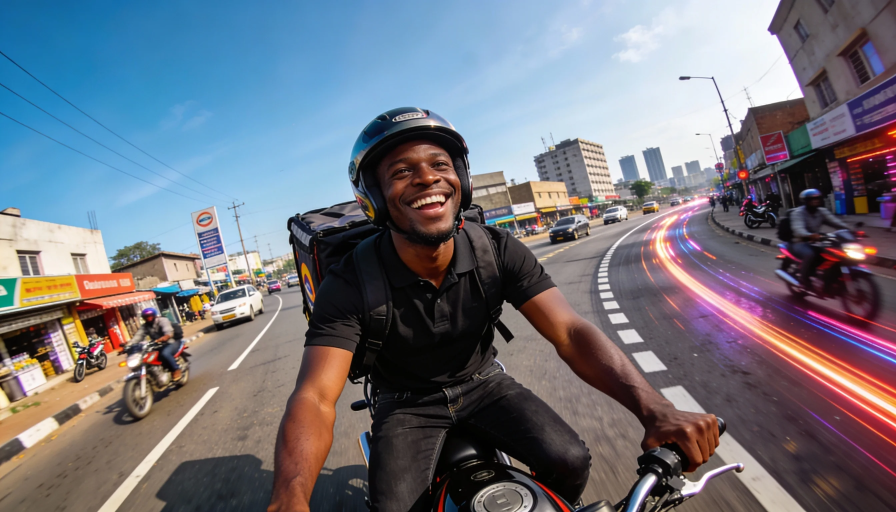
#> input picture img/freepik__ultrarealistic-advertising-photography-captured-by__31972.webp, 2688 x 1536 px (shown at 1/3 size)
$ python simple_optimize_images.py
#> lines starting #> are read from the running program, lines starting #| are printed output that depends on the picture
#!/usr/bin/env python3
"""
Simple Image Optimization Script for Oncle G Website
This script will optimize the largest images to reduce file sizes for faster loading.
"""

import os
from PIL import Image
import sys

def optimize_image(input_path, output_path, max_width=None, max_height=None, quality=80):
    """
    Optimize a single image by resizing and compressing it
    """
#> called with output_path = 'img/optimized/carousel_1.webp', max_width = 1000, max_height = 700, quality = 80
    try:
        with Image.open(input_path) as img:
            # Convert RGBA to RGB if saving as JPEG
#> img is the input picture: PIL image 2688x1536 RGB; mean R, G, B 114.1, 116.2, 126.1
            if img.mode in ('RGBA', 'LA'):
                # Create a white background
                background = Image.new('RGB', img.size, (255, 255, 255))
                background.paste(img, mask=img.split()[-1] if img.mode == 'RGBA' else None)
                img = background

            # Resize image if dimensions are specified
            if max_width or max_height:
                img.thumbnail((max_width or img.width, max_height or img.height), Image.Resampling.LANCZOS)
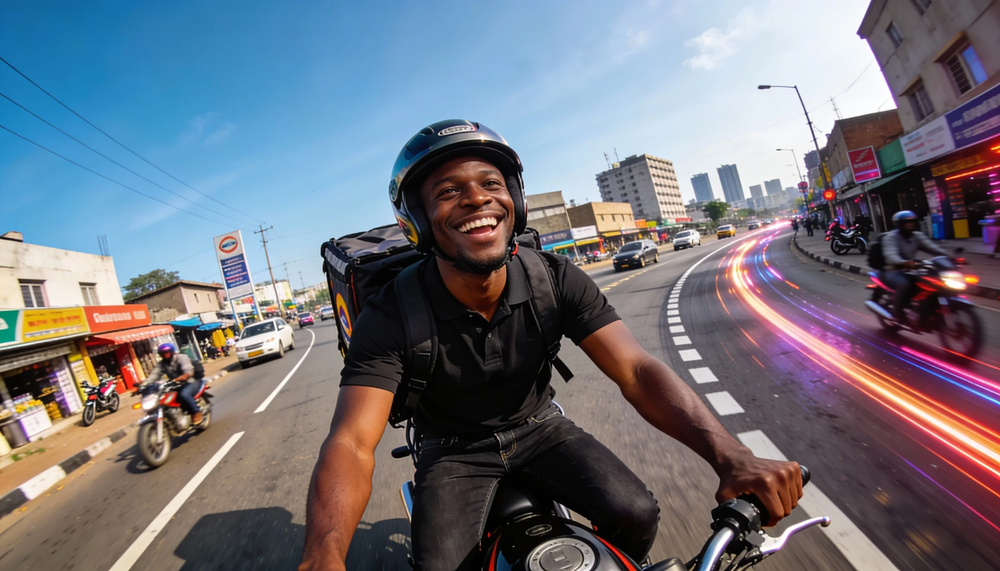
#> img: PIL image 1000x571 RGB; mean R, G, B 114.1, 116.2, 126.1

            # Determine output format
            ext = os.path.splitext(output_path)[1].lower()
            if ext in ['.jpg', '.jpeg']:
                img_format = 'JPEG'
            elif ext == '.png':
                img_format = 'PNG'
            elif ext == '.webp':
                img_format = 'WEBP'
            else:
                img_format = img.format  # Keep original format

            # Save optimized image
            save_kwargs = {}
            if img_format in ['JPEG', 'WEBP']:
                save_kwargs['quality'] = quality
                save_kwargs['optimize'] = True
            elif img_format == 'PNG':
                save_kwargs['optimize'] = True

            img.save(output_path, format=img_format, **save_kwargs)

            # Print size reduction info
            original_size = os.path.getsize(input_path)
            optimized_size = os.path.getsize(output_path)
            reduction = ((original_size - optimized_size) / original_size) * 100
            print(f"✓ Optimized: {os.path.basename(input_path)} -> {os.path.basename(output_path)}")
            print(f"  Size: {original_size:,} → {optimized_size:,} bytes ({reduction:.1f}% reduction)")

    except Exception as e:
        print(f"✗ Error optimizing {input_path}: {str(e)}")

def main():
    print("Oncle G Website - Image Optimization Script")
    print("="*50)

    # Create optimized directory
    os.makedirs("img/optimized", exist_ok=True)

    print("\nOptimizing the largest images for faster loading:\n")

    # 1. Optimize the massive team image (7.7MB)
    if os.path.exists("img/Gemini_Generated_Image_7hs2j47hs2j47hs2.png"):
        print("1. Optimizing team image (currently 7.7MB)...")
        optimize_image(
            input_path="img/Gemini_Generated_Image_7hs2j47hs2j47hs2.png",
            output_path="img/optimized/team_photo.webp",
            max_width=1200,
            max_height=800,
            quality=80
        )

    # 2. Optimize carousel images
    carousel_images = [
        "freepik__ultrarealistic-advertising-photography-captured-by__31972.webp",
        "freepik__ultrarealistic-advertising-photography-captured-by__31973.webp",
        "freepik__ultrarealistic-advertising-photography-captured-by__31974.webp"
    ]

    print("\n2. Optimizing carousel images...")
    for i, img_name in enumerate(carousel_images, 1):
        img_path = f"img/{img_name}"
        if os.path.exists(img_path):
            optimize_image(
                input_path=img_path,
                output_path=f"img/optimized/carousel_{i}.webp",
                max_width=1000,
                max_height=700,
                quality=80
            )
#> pass 2 of the loop in main, `for i, img_name in enumerate(carousel_images, 1):`:
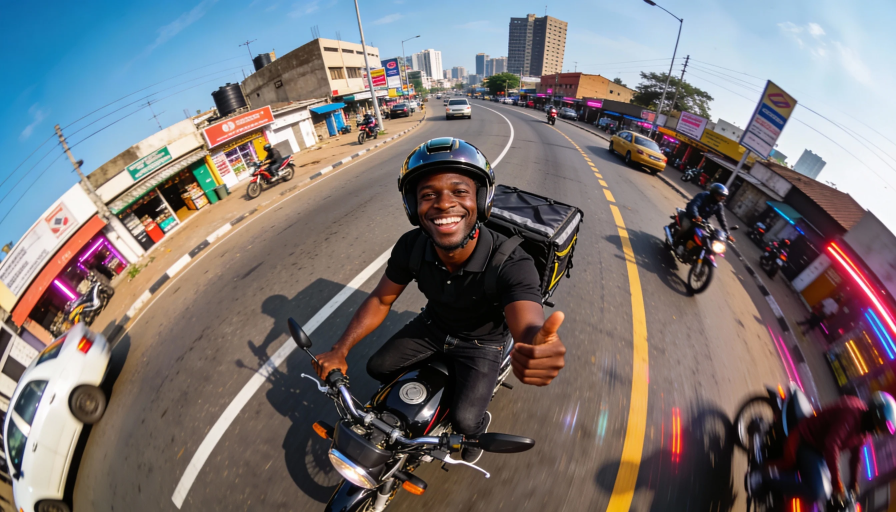
#> input picture img/freepik__ultrarealistic-advertising-photography-captured-by__31973.webp, 2688 x 1536 px (shown at 1/3 size)
#> in optimize_image, img is the input picture: PIL image 2688x1536 RGB; mean R, G, B 120.8, 115.8, 116.9
#> in optimize_image (call 2), `img.thumbnail((max_width or img.width, max_height or img.height), Imag..`:
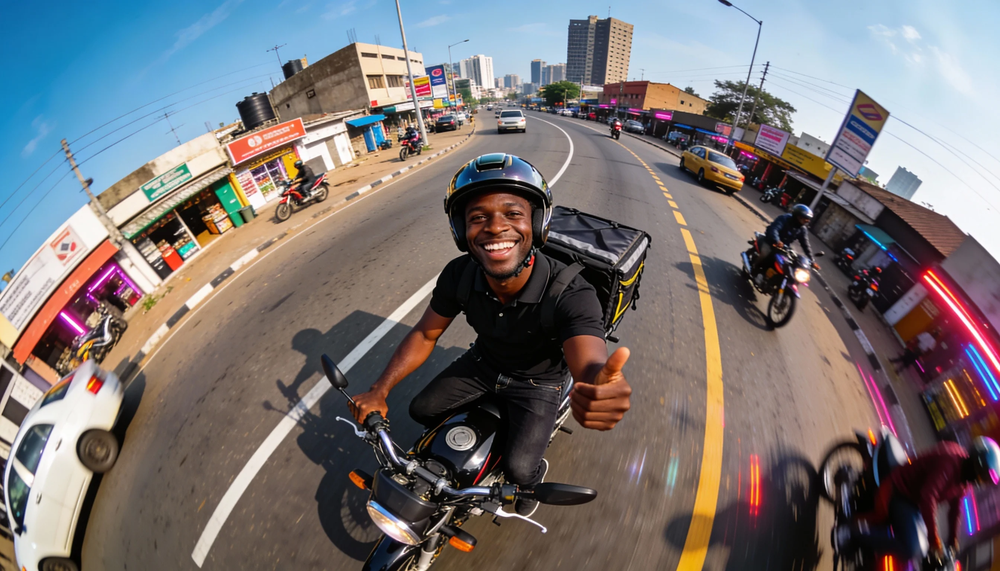
#> img: PIL image 1000x571 RGB; mean R, G, B 120.8, 115.8, 116.9
#> pass 3 of the loop in main, `for i, img_name in enumerate(carousel_images, 1):`:
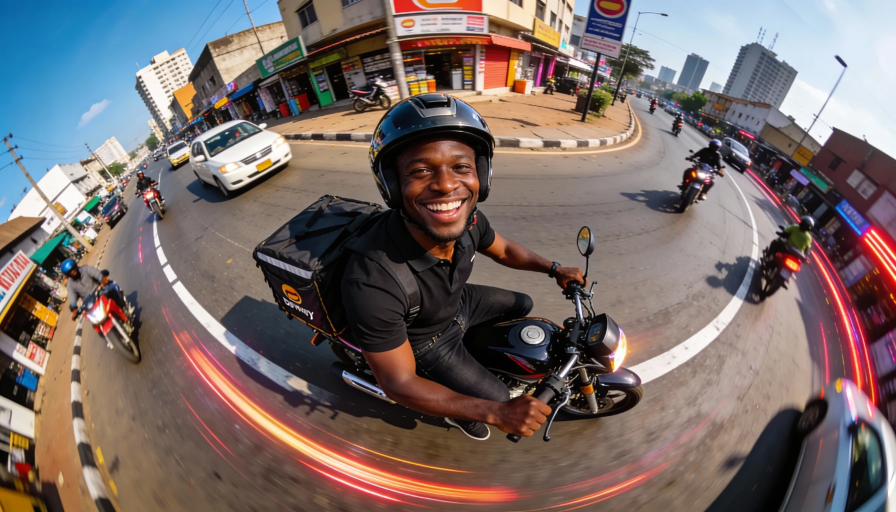
#> input picture img/freepik__ultrarealistic-advertising-photography-captured-by__31974.webp, 2688 x 1536 px (shown at 1/3 size)
#> in optimize_image, img is the input picture: PIL image 2688x1536 RGB; mean R, G, B 120.8, 107.8, 105.3
#> in optimize_image (call 3), `img.thumbnail((max_width or img.width, max_height or img.height), Imag..`:
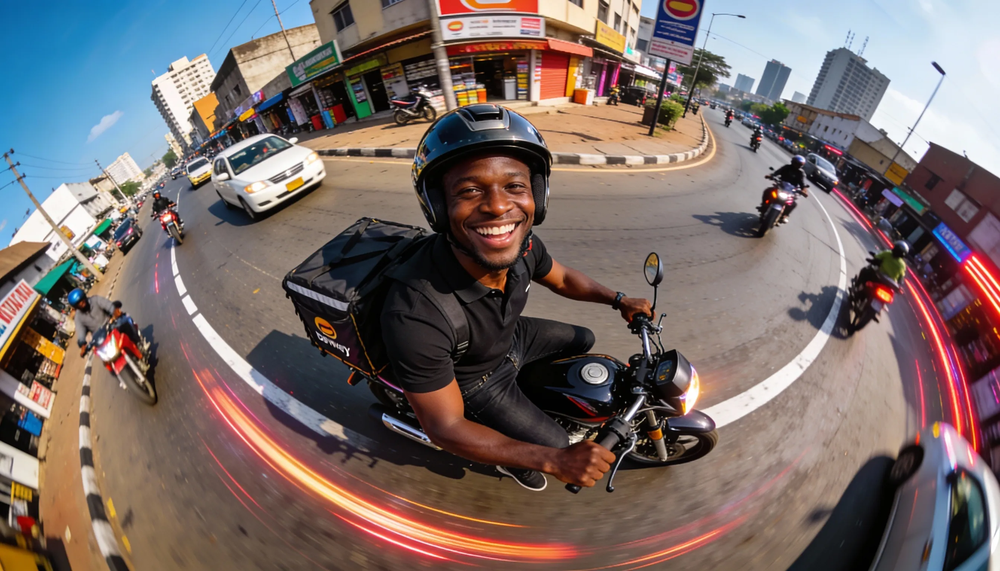
#> img: PIL image 1000x571 RGB; mean R, G, B 120.8, 107.8, 105.3

    # 3. Optimize popup image
    if os.path.exists("img/img-loader/Livreur.webp"):
        print("\n3. Optimizing popup image...")
        optimize_image(
            input_path="img/img-loader/Livreur.webp",
            output_path="img/optimized/livreur.webp",
            max_width=600,
            max_height=500,
            quality=80
        )
#> call 4 of optimize_image, with input_path = 'img/img-loader/Livreur.webp', output_path = 'img/optimized/livreur.webp', max_width = 600, max_height = 500, quality = 80
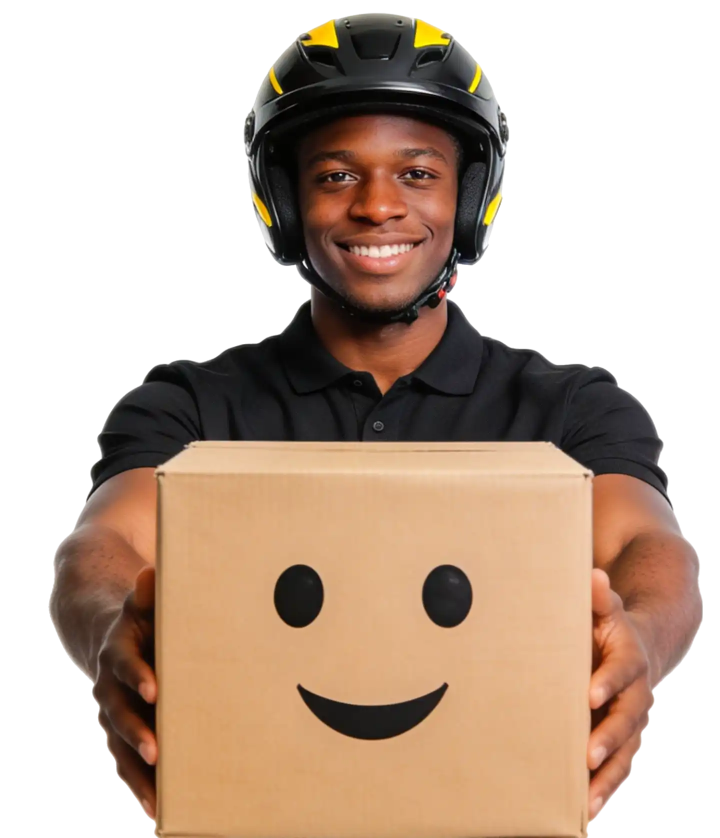
#> input picture img/img-loader/Livreur.webp, 1440 x 1675 px (shown at 1/2 size)
#> in optimize_image, img is the input picture: PIL image 1440x1675 RGBA; mean R, G, B, A 87.6, 67.2, 51.8, 143.8
#> in optimize_image (call 4), `background = Image.new('RGB', img.size, (255, 255, 255))`: background: PIL image 1440x1675 RGB; every value is 255
#> in optimize_image (call 4), `img.thumbnail((max_width or img.width, max_height or img.height), Imag..`:
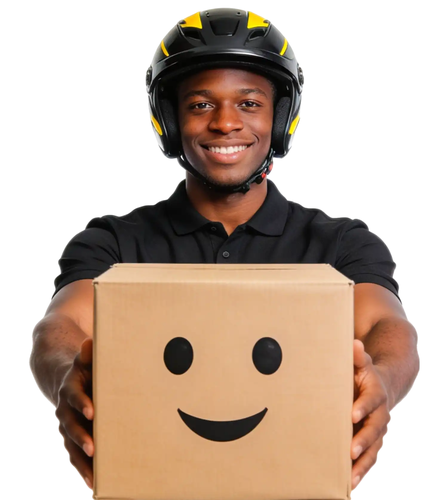
#> img: PIL image 430x500 RGB; mean R, G, B 196.8, 176.6, 161.4

    # 4. Optimize background image
    bg_img_path = "img/section/PHOTO-2026-02-07-12-26-43 2.jpg"
    # Handle potential space in filename
    import glob
    bg_matches = glob.glob("img/section/PHOTO-2026-02-07-12-26-43*.jpg")
    if bg_matches:
        print("\n4. Optimizing background image...")
        optimize_image(
            input_path=bg_matches[0],
            output_path="img/optimized/background.webp",
            max_width=1200,
            max_height=800,
            quality=80
        )

    print("\n" + "="*50)
    print("Optimization complete!")
    print("\nTo use optimized images:")
    print("1. Update your HTML to reference the optimized images in img/optimized/")
    print("2. For the team image, replace '../img/Gemini_Generated_Image_7hs2j47hs2j47hs2.png' with 'img/optimized/team_photo.webp'")
    print("3. Test your website to ensure all images display correctly")

    print("\nFor the large GIFs (maps.gif and _scene__.gif), consider converting to video format:")
    print("- Install ffmpeg: brew install ffmpeg (Mac) or apt-get install ffmpeg (Linux)")
    print("- Convert GIFs to MP4: ffmpeg -i gif/maps.gif -movflags faststart -pix_fmt yuv420p videos/maps.mp4")

if __name__ == "__main__":
    # Check if PIL is available
    try:
        from PIL import Image
    except ImportError:
        print("Installing required library...")
        import subprocess
        subprocess.check_call([sys.executable, "-m", "pip", "install", "Pillow"])
        from PIL import Image

    main()
